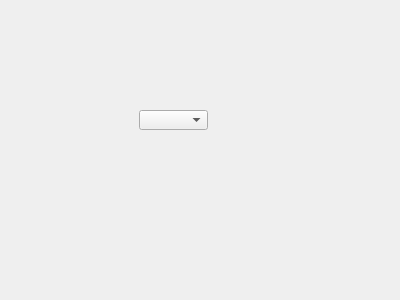
<?xml version="1.0" encoding="UTF-8"?>
<ui version="4.0">
 <class>device_type_dialog</class>
 <widget class="QDialog" name="device_type_dialog">
  <property name="geometry">
   <rect>
    <x>0</x>
    <y>0</y>
    <width>400</width>
    <height>300</height>
   </rect>
  </property>
  <property name="windowTitle">
   <string>Dialog</string>
  </property>
  <widget class="QLabel" name="label_2">
   <property name="geometry">
    <rect>
     <x>10</x>
     <y>160</y>
     <width>381</width>
     <height>61</height>
    </rect>
   </property>
   <property name="text">
    <string/>
   </property>
  </widget>
  <widget class="QLabel" name="label">
   <property name="geometry">
    <rect>
     <x>75</x>
     <y>81</y>
     <width>61</width>
     <height>16</height>
    </rect>
   </property>
   <property name="text">
    <string/>
   </property>
  </widget>
  <widget class="QComboBox" name="comboBox">
   <property name="geometry">
    <rect>
     <x>139</x>
     <y>110</y>
     <width>69</width>
     <height>20</height>
    </rect>
   </property>
  </widget>
 </widget>
 <resources/>
 <connections/>
</ui>
